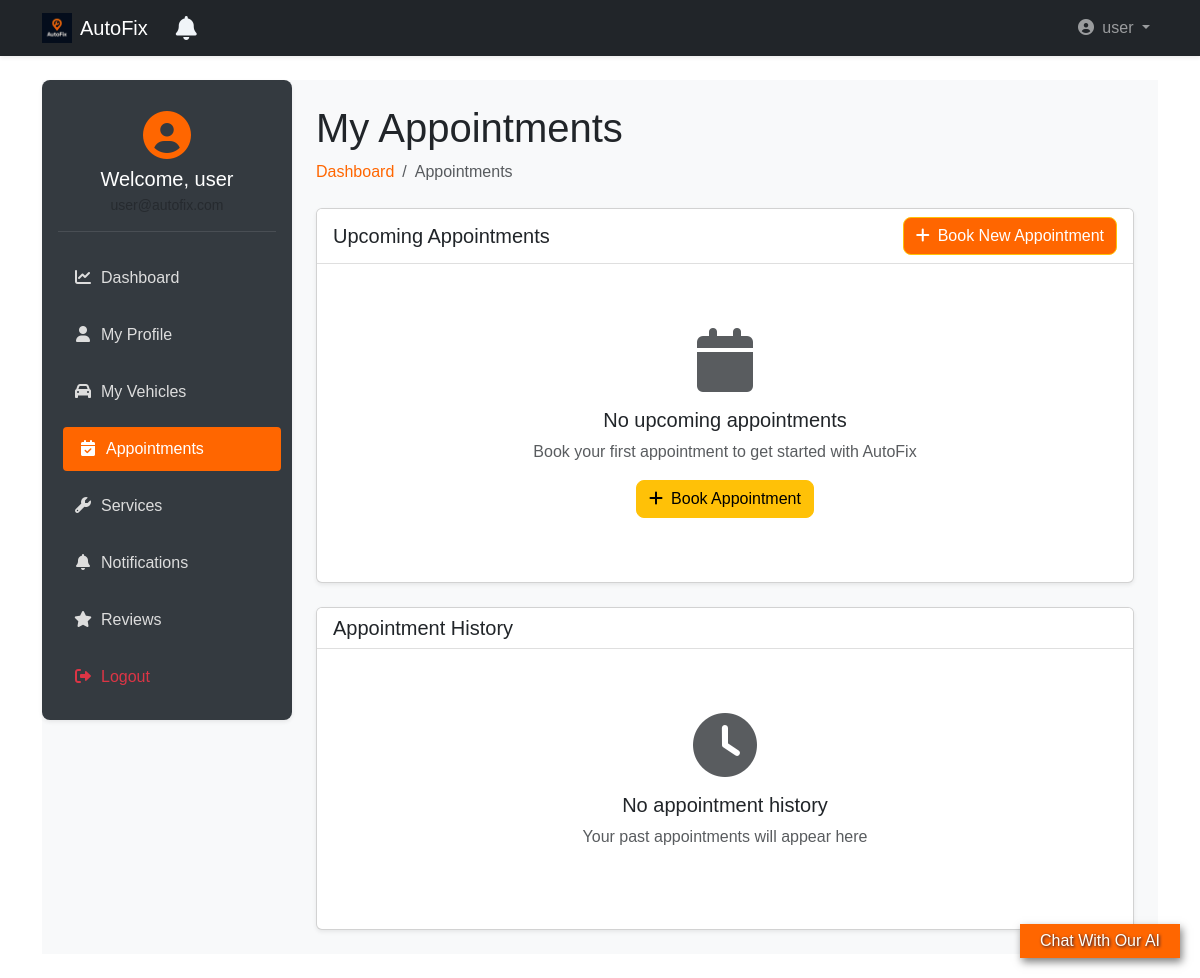
The app's page /user_dashboard/user/appointments (signed in), older data.
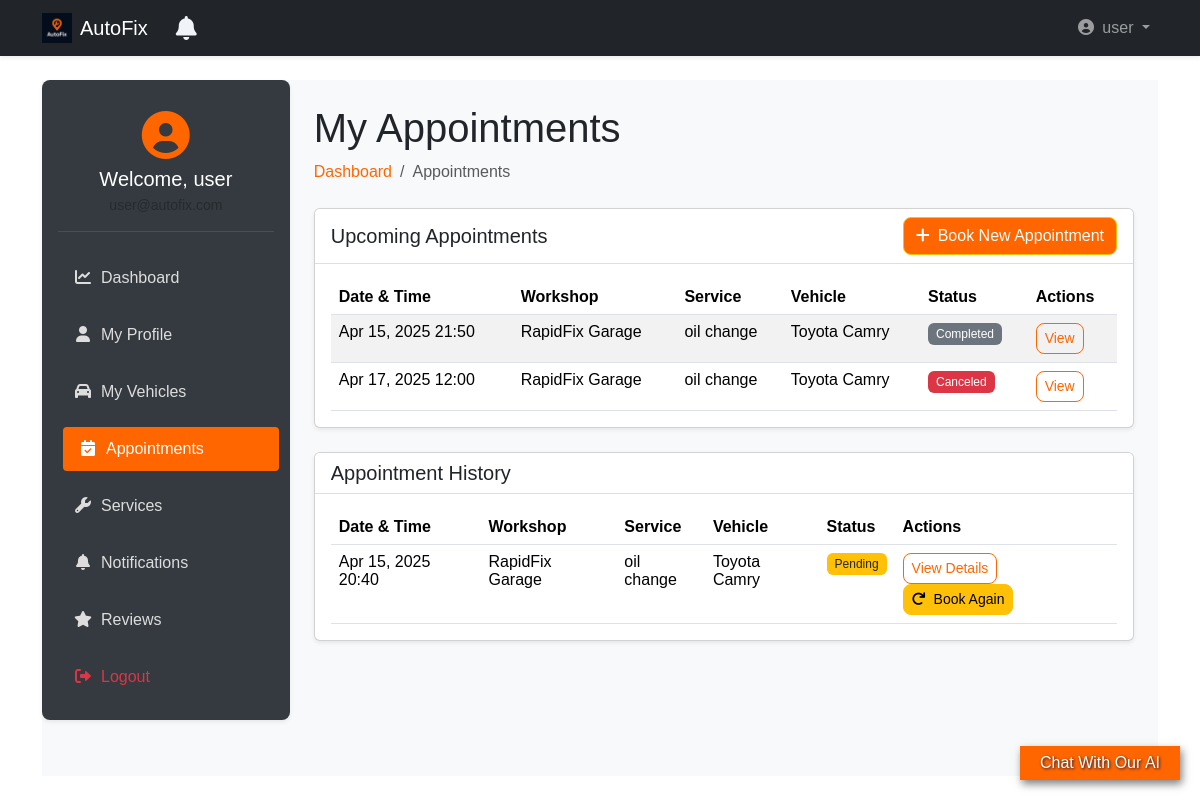
The same page, newer data.
### bookings/models.py (models this page shows, shortened)
class Booking(models.Model):
    STATUS_CHOICES = [
        ('pending', 'Pending'),
        ('confirmed', 'Confirmed'),
        ('completed', 'Completed'),
        ('canceled', 'Canceled'),
    ]
    user = models.ForeignKey(User, on_delete=models.CASCADE)
    car = models.ForeignKey(Car, on_delete=models.CASCADE, null=True, related_name='car_bookings')
    workshop = models.ForeignKey(Workshop, on_delete=models.CASCADE)
    service = models.ForeignKey(Service, on_delete=models.CASCADE, related_name='booking')
    appointment_date = models.DateTimeField()
    status = models.CharField(max_length=20, choices=STATUS_CHOICES, default='pending')
    created_at = models.DateTimeField(auto_now_add=True)
    objects = BookingManger()
    class Meta:
        ordering = ['-appointment_date']

### workshops/models.py (models this page shows, shortened)
class Workshop(models.Model):
    name = models.CharField(max_length=255)
    address = models.ForeignKey(Address, on_delete=models.CASCADE)
    phone = models.CharField(max_length=15)
    description = models.TextField(blank=True)
    image = models.ImageField(upload_to='workshops_images/', null=True, blank=True)
    owner = models.OneToOneField(User, on_delete=models.CASCADE, related_name="workshop", null=True)

class Service(models.Model):
    workshop = models.ForeignKey(Workshop, on_delete=models.CASCADE, related_name='services')
    name = models.CharField(max_length=255)
    price = models.DecimalField(max_digits=10, decimal_places=2)
    description = models.TextField(blank=True)
    duration = models.PositiveIntegerField(help_text="Duration in minutes")

### user_dashboard/views.py (the view)
# urls.py: path('user/appointments', views.appointments, name='appointments'),
def appointments(request):
    if not request.user.is_authenticated or (request.user.is_workshop_owner or request.user.is_superuser):
        return redirect('landing:main')
    upcoming_appointments = Booking.objects.filter(
        user=request.user,
        appointment_date__gte=timezone.now()
    ).order_by('appointment_date')
    past_appointments = Booking.objects.filter(
       user=request.user,
       appointment_date__lt=make_naive(timezone.now())
     ).order_by('-appointment_date')
    context = {
        'upcoming_appointments': upcoming_appointments,
        'past_appointments': past_appointments,
        'vehicles': Car.objects.filter(user=request.user),
        'workshops': Workshop.objects.all(),
        'form_data': request.session.pop('form_data', None),
        'open_modal': request.session.pop('open_modal', False),
        'errors': request.session.pop('errors', None)
    }
    return render(request, 'user_dashboard/appointments.html', context)

### accounts/models.py (called while the page is built)
    def get_short_name(self):
        return self.first_name

### templates/user_dashboard/appointments.html (shortened to what the changed rows need)
{% extends 'base2.html' %}
{% load static bootstrap5 %}
{% block extra_css %}
<link rel="stylesheet" href="{% static 'css/user_dashboard.css' %}">
{% endblock %}
{% block content %}
<div class="wrapper d-flex">
    <main class="main-content flex-grow-1 p-4">
        <div class="dashboard-header mb-4">
            <h1>My Appointments</h1>
        </div>
        <div class="card shadow-sm mb-4">
            <div class="card-body">
                {% if upcoming_appointments %}
                    <div class="table-responsive">
                        <table class="table table-striped">
                            <thead>
                                <tr>
                                    <th>Date & Time</th>
                                    <th>Workshop</th>
                                    <th>Service</th>
                                    <th>Vehicle</th>
                                    <th>Status</th>
                                    <th>Actions</th>
                                </tr>
                            </thead>
                            <tbody>
                                {% for appointment in upcoming_appointments %}
                                <tr>
                                    <td>{{ appointment.appointment_date|date:"M d, Y H:i" }}</td>
                                    <td>{{ appointment.workshop.name }}</td>
                                    <td>{{ appointment.service.name }}</td>
                                    <td>Toyota Camry</td>
                                    <td>
                                        <span class="badge
                                            {% if appointment.status == 'confirmed' %}bg-success
                                            {% elif appointment.status == 'pending' %}bg-warning text-dark
                                            {% elif appointment.status == 'completed' %}bg-secondary
                                            {% else %}bg-danger{% endif %}">
                                            {{ appointment.get_status_display }}
                                        </span>
                                    </td>
                                    <td>
                                        <button class="btn btn-sm btn-outline-primary view-appointment"
                                           data-appointment-id="{{ appointment.id }}">
                                          View
                                        </button>
                                    </td>
                                </tr>
                                {% endfor %}
                            </tbody>
                        </table>
                    </div>
                {% else %}
                    <div class="text-center py-5">
                        <i class="fas fa-calendar fa-4x text-muted mb-3"></i>
                        <h5>No upcoming appointments</h5>
                        <p class="text-muted">Book your first appointment to get started with AutoFix</p>
                        <a href="#" class="btn btn-warning" data-bs-toggle="modal" data-bs-target="#bookAppointmentModal">
                            <i class="fas fa-plus me-2"></i>Book Appointment
                        </a>
                    </div>
                {% endif %}
            </div>
        </div>
        <div class="card shadow-sm">
            <div class="card-body">
                {% if past_appointments %}
                    <div class="table-responsive">
                        <table class="table table-hover">
                            <thead>
                                <tr>
                                    <th>Date & Time</th>
                                    <th>Workshop</th>
                                    <th>Service</th>
                                    <th>Vehicle</th>
                                    <th>Status</th>
                                    <th>Actions</th>
                                </tr>
                            </thead>
                            <tbody>
                                {% for appointment in past_appointments %}
                                <tr>
                                    <td>{{ appointment.appointment_date|date:"M d, Y H:i" }}</td>
                                    <td>{{ appointment.workshop.name }}</td>
                                    <td>{{ appointment.service.name }}</td>
                                    <td>Toyota Camry</td>
                                    <td>
                                        <span class="badge
                                            {% if appointment.status == 'confirmed' %}bg-success
                                            {% elif appointment.status == 'pending' %}bg-warning text-dark
                                            {% elif appointment.status == 'completed' %}bg-secondary
                                            {% else %}bg-danger{% endif %}">
                                            {{ appointment.get_status_display }}
                                        </span>
                                    </td>
                                    <td>
                                       <a class="btn btn-sm btn-outline-primary" href="#">View Details</a>
                                       <a class="btn btn-sm btn-warning" href="#"><i class="fas fa-redo me-2"></i>Book Again</a>
                                    </td>
                                </tr>
                                {% endfor %}
                            </tbody>
                        </table>
                    </div>
                {% else %}
                    <div class="text-center py-5">
                        <i class="fas fa-clock fa-4x text-muted mb-3"></i>
                        <h5>No appointment history</h5>
                        <p class="text-muted">Your past appointments will appear here</p>
                    </div>
                {% endif %}
            </div>
        </div>
    </main>
</div>
{% endblock %}

Row changes from the older to the newer data that the page shows:
added Booking: appointment_date "Apr 15, 2025 21:50", workshop.name "RapidFix Garage", service.name "oil change", status "Completed", shown under "Upcoming Appointments"
added Booking: appointment_date "Apr 17, 2025 12:00", workshop.name "RapidFix Garage", service.name "oil change", status "Canceled", shown under "Upcoming Appointments"
added Booking: appointment_date "Apr 15, 2025 20:40", workshop.name "RapidFix Garage", service.name "oil change", status "Pending", shown under "Appointment History"
Text that changed along with them:
text no longer shown: "No upcoming appointments Book your first appointment to get started with AutoFix Book Appointment No appointment history Your past appointments will appear here"
text now shown: "Date & Time Workshop Service Vehicle Status Actions Date & Time Workshop Service Vehicle Status Actions"
